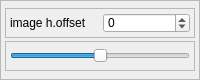
                          <widget class="QFrame" name="frame_2">
                           <property name="maximumSize">
                            <size>
                             <width>16777215</width>
                             <height>80</height>
                            </size>
                           </property>
                           <property name="frameShape">
                            <enum>QFrame::StyledPanel</enum>
                           </property>
                           <property name="frameShadow">
                            <enum>QFrame::Raised</enum>
                           </property>
                           <layout class="QVBoxLayout" name="verticalLayout_9">
                            <property name="spacing">
                             <number>0</number>
                            </property>
                            <property name="leftMargin">
                             <number>4</number>
                            </property>
                            <property name="topMargin">
                             <number>4</number>
                            </property>
                            <property name="rightMargin">
                             <number>4</number>
                            </property>
                            <property name="bottomMargin">
                             <number>4</number>
                            </property>
                            <item>
                             <widget class="QFrame" name="frame_12">
                              <property name="minimumSize">
                               <size>
                                <width>0</width>
                                <height>0</height>
                               </size>
                              </property>
                              <property name="maximumSize">
                               <size>
                                <width>16777215</width>
                                <height>30</height>
                               </size>
                              </property>
                              <property name="frameShape">
                               <enum>QFrame::StyledPanel</enum>
                              </property>
                              <property name="frameShadow">
                               <enum>QFrame::Raised</enum>
                              </property>
                              <layout class="QHBoxLayout" name="horizontalLayout_14">
                               <property name="leftMargin">
                                <number>4</number>
                               </property>
                               <property name="topMargin">
                                <number>4</number>
                               </property>
                               <property name="rightMargin">
                                <number>4</number>
                               </property>
                               <property name="bottomMargin">
                                <number>4</number>
                               </property>
                               <item>
                                <widget class="QLabel" name="label_13">
                                 <property name="text">
                                  <string>image h.offset</string>
                                 </property>
                                </widget>
                               </item>
                               <item>
                                <widget class="QSpinBox" name="imgHOffsetSpinbox">
                                 <property name="minimum">
                                  <number>-100</number>
                                 </property>
                                 <property name="maximum">
                                  <number>100</number>
                                 </property>
                                </widget>
                               </item>
                              </layout>
                             </widget>
                            </item>
                            <item>
                             <widget class="QFrame" name="frame_11">
                              <property name="minimumSize">
                               <size>
                                <width>0</width>
                                <height>0</height>
                               </size>
                              </property>
                              <property name="maximumSize">
                               <size>
                                <width>16777215</width>
                                <height>30</height>
                               </size>
                              </property>
                              <property name="frameShape">
                               <enum>QFrame::StyledPanel</enum>
                              </property>
                              <property name="frameShadow">
                               <enum>QFrame::Raised</enum>
                              </property>
                              <layout class="QHBoxLayout" name="horizontalLayout_3">
                               <property name="leftMargin">
                                <number>4</number>
                               </property>
                               <property name="topMargin">
                                <number>4</number>
                               </property>
                               <property name="rightMargin">
                                <number>4</number>
                               </property>
                               <property name="bottomMargin">
                                <number>4</number>
                               </property>
                               <item>
                                <widget class="QSlider" name="imgHOffsetSlider">
                                 <property name="minimum">
                                  <number>-100</number>
                                 </property>
                                 <property name="maximum">
                                  <number>100</number>
                                 </property>
                                 <property name="orientation">
                                  <enum>Qt::Horizontal</enum>
                                 </property>
                                </widget>
                               </item>
                              </layout>
                             </widget>
                            </item>
                           </layout>
                          </widget>
